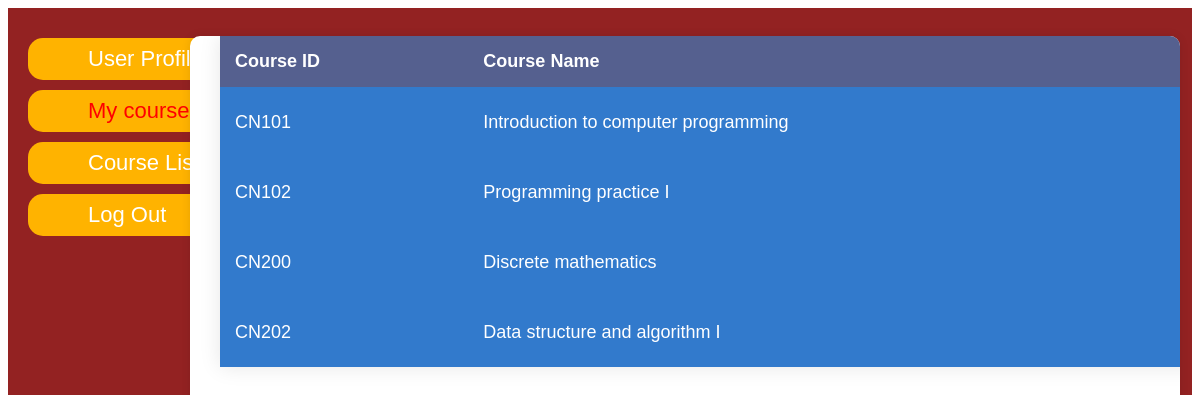
Screenshot of /courses/board_page/ (signed in) with the database file from the repository.
### courses/models.py (models this page shows, shortened)
class Course(models.Model):
    ID = models.CharField(max_length=10, primary_key=True) # id
    course_name = models.CharField(max_length=100) # name
    course_lecturer = models.CharField(max_length=100) # lecturer
    course_des = models.CharField(max_length=250) # description
    course_semester = models.CharField(max_length=1, default='1') # semester
    course_year = models.CharField(max_length=4, default="2566") # year
    course_seat = models.IntegerField(default=40) # seat
    course_status = models.BooleanField(default=True) # status

### courses/views.py (the view)
# urls.py: path('board_page/', views.board_page, name='board_page'),
def board_page(request):
    scholar_course = Register.objects.filter(reg_scholar_id=request.user)
    courses = Course.objects.filter(ID__in=scholar_course.values_list('reg_course_id', flat=True))
    return render(request, 'courses/board_page.html',
        { 'username':request.user, 'admin': request.user.is_staff, 'courses':courses,})

### templates/courses/board_page.html (shortened to what this page needs)
{% extends 'courses/index.html' %}
{% load static %}
{% block page %}
<nav class="navbar">
    <ul class="list">
        {% if admin %}
            <li class="list-item"><a href="{% url 'user_page' %}"><p class="a-p">Admin Profile</p></a></li>
            <li class="list-item"><a href="{% url 'admin:index' %}"><p class="a-p">Admin Site</p></a></li>
            <li class="list-item"><a class="active" href="{% url 'board_page' %}"><p class="a-p">Scholar list</p></a></li>
        {% else %}
            <li class="list-item"><a href="{% url 'user_page' %}"><p class="a-p">User Profile</p></a></li>
            <li class="list-item"><a class="active" href="{% url 'board_page' %}"><p class="a-p">My course</p></a></li>
        {% endif %}
        <li class="list-item"><a href="{% url 'course_page' %}"><p class="a-p">Course List</p></a></li>
        <li class="list-item"><a href="{% url 'logout_view' %}"><p class="a-p">Log Out</p></a></li>
    </ul>
</nav>
    <section class="sec">
        {% if admin %}
        {% block sclist %}
        {% endblock %}
        {% else %}
        <div>
            <table>
                <thead>
                    <th>Course ID</th>
                    <th>Course Name</th>
                </thead>
                <tbody>
                    {% for course in courses %}
                    <tr>
                        <td>{{course.ID}}</td>
                        <td>{{course.course_name}}</td>
                    </tr>
                    {% endfor %}
                </tbody>
            </table>
        </div>
        {% endif %}
    </section>
{% endblock %}

### static/css/style.css (style rules this page uses)
.navbar { display: block; grid-area: sidebar; width: 100%; height: 100vh; background-color: rgb(147, 34, 34); }
.list { list-style-type: none; margin: 0; padding: 20px; width: 220px; }
.list li a { display: block; border-radius: 15px; color: #fff; background-color: rgb(255, 179, 0); padding: 8px 8px 8px 0; text-decoration: none; margin: 10px 0; font-size: 22px; font-weight: bolder; font-family: "Montserrat", sans-serif; }
.list-item a.active { color: red; }
.a-p { position: relative; left: 60px; margin: 0; font-weight: 500; }
.sec { display: block; grid-area: content; background-color: #fff; box-shadow: 0 0 10px rgba(0, 0, 0, 0.1); z-index: 100; display: block; overflow: hidden; margin: 20px; padding: 0px 30px; border-radius: 10px; height: 95vh; width: 77.5vw; position: absolute; right: 0; bottom: 0; font-size: 18px; font-weight: 300; font-family: "Montserrat", sans-serif; }
table { width: 1200px; border-collapse: collapse; overflow: hidden; box-shadow: 0 0 20px rgba(0, 0, 0, 0.1); }
th { padding: 15px; background-color: rgba(255, 255, 255, 0.2); color: white; }
td { padding: 15px; background-color: rgba(255, 255, 255, 0.2); color: white; }
th { text-align: left; }
thead th { background-color: #55608f; }
tbody tr td { background-color: rgb(50, 122, 204); }

### rows the page displays
Course: ID "CN101", course_name "Introduction to computer programming"
Course: ID "CN102", course_name "Programming practice I"
Course: ID "CN200", course_name "Discrete mathematics"
Course: ID "CN202", course_name "Data structure and algorithm I"
